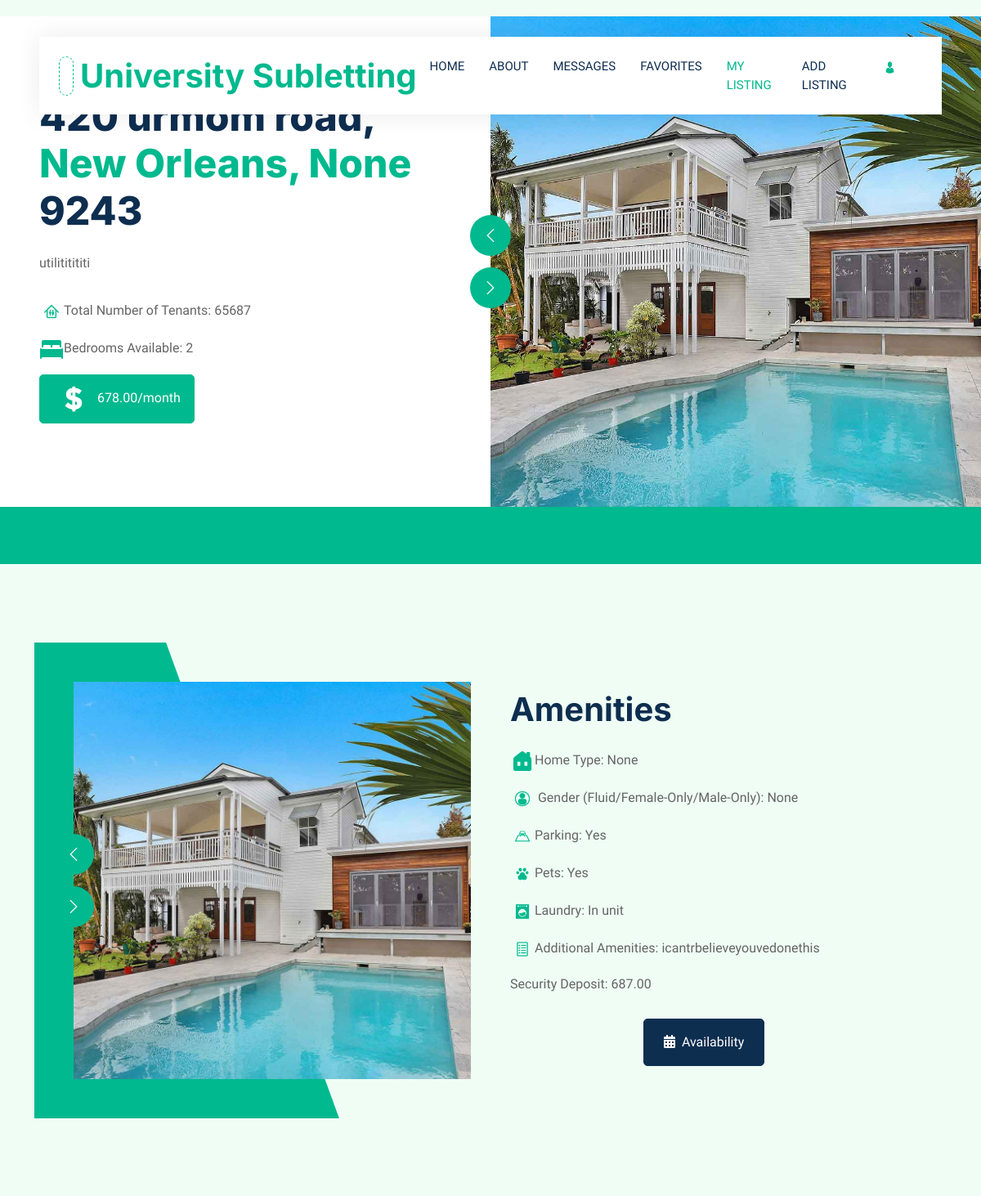
The page /listing (signed in, upper part) on the database as committed earlier.
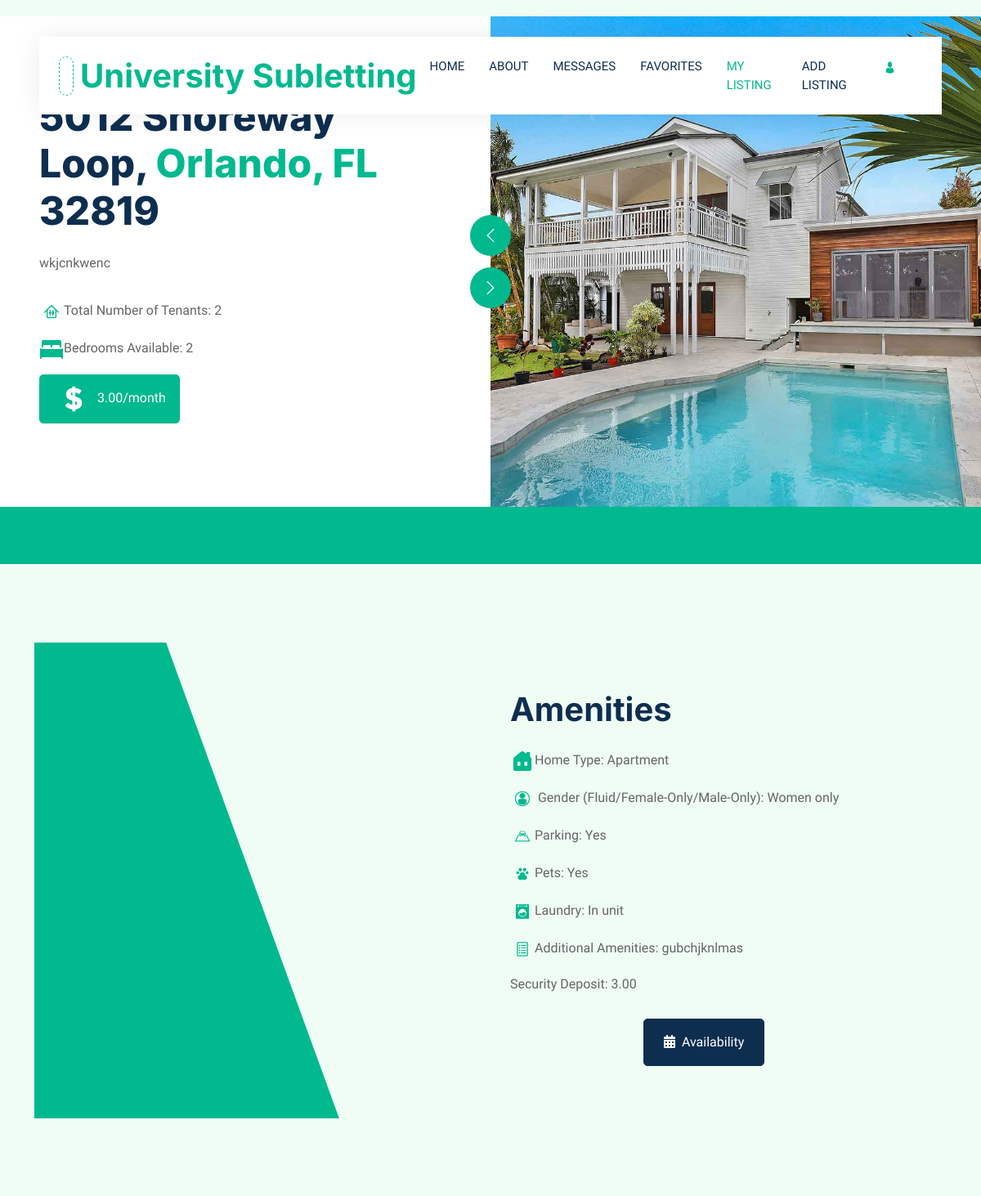
The same page on the database as committed later.
### hello/models.py (models this page shows)
class allinformation(models.Model):
    user = models.ForeignKey(User, on_delete=models.CASCADE, null=True)
    address = models.CharField(max_length=200, blank=True, null=True)
    city = models.CharField(max_length=200, blank=True, null=True)
    zip = models.IntegerField( blank=True, null=True)
    state = models.CharField(max_length=22, blank=True, null=True)
    hometype = models.CharField(max_length=100, blank=True, null=True)
    monthlyprice = models.DecimalField(max_digits = 100, decimal_places=2, blank=True, null=True)
    securitydeposit = models.DecimalField(max_digits = 100, decimal_places=2, blank=True, null=True)
    numbertenants = models.IntegerField(blank=True, null=True)
    gender = models.CharField(max_length=20, blank=True, null=True)
    beds = models.IntegerField( blank=True, null=True)
    addrentinfo = models.CharField(max_length=300, blank=True, null=True)
    parking = models.CharField(max_length=4, blank=True, null=True)
    pets = models.CharField(max_length=4, blank=True, null=True)
    laundry = models.CharField(max_length=20, blank=True, null=True)
    addamenityinfo = models.CharField(max_length=300, blank=True, null=True)
    image = models.ImageField(upload_to=None, height_field=None, width_field=None, max_length=100,blank=True, null=True )

### hello/views.py (the view)
# urls.py: path("listing", views.listing, name="listing"),
def listing(request):
    addyinfo = allinformation.objects.filter(user=request.user).last()
    return render(request, "hello/listing.html", {'addyinfo': addyinfo,})

### hello/templates/hello/listing.html (shortened to what the changed rows need)
{% extends "hello/layout.html" %}
{% load static %}
{% block content %}
<!DOCTYPE html>
<html lang="en">
<head>
    <link href="https://cdnjs.cloudflare.com/ajax/libs/font-awesome/5.10.0/css/all.min.css" rel="stylesheet">
    <link href="https://cdn.jsdelivr.net/npm/bootstrap-icons@1.4.1/font/bootstrap-icons.css" rel="stylesheet">
    <link href="{% static 'hello/lib/animate/animate.min.css' %}" rel="stylesheet">
    <link href="{% static 'hello/lib/owlcarousel/assets/owl.carousel.min.css' %}" rel="stylesheet">
    <link href="{% static 'hello/css/bootstrap.min.css' %}" rel="stylesheet">
    <link href="{% static 'hello/css/style.css' %}" rel="stylesheet">
</head>
<body>
    <div class="container-fluid nav-bar bg-transparent">
        <nav class="navbar navbar-expand-lg bg-white navbar-light py-0 px-4">
            <a href="{% url 'home' %}" class="navbar-brand d-flex align-items-center text-center">
                <h1 class="m-0 text-primary">University Subletting</h1>
            </a>
        </nav>
    </div>
    <div class="container-fluid header bg-white p-0">
        <div class="row g-0 align-items-center flex-column-reverse flex-md-row">
            <div class="col-md-6 p-5 mt-lg-2">
                <h1 class="display-5 animated fadeIn mb-4">{{addyinfo.address}}, <span class="text-primary">{{addyinfo.city}}, {{addyinfo.state}}</span> {{addyinfo.zip}}</h1>
                <p class="animated fadeIn mb-4 pb-2">{{addyinfo.addrentinfo}} </p>
                <p><img class="img-fluid" src="{% static 'hello/images/icon-tenants.png'%}" alt="Icon" style="width: 30px; height: 30px;">Total Number of Tenants: {{addyinfo.numbertenants}}</p>
                <p><img class="img-fluid" src="{% static 'hello/images/icon-bed.png'%}" alt="Icon" style="width: 30px; height: 30px;">Bedrooms Available: {{addyinfo.beds}}</p>
                <p class="btn btn-primary py-1 px-3 me-1 animated fadeIn">
                    <img class="img-fluid" src="{% static 'hello/images/icon-dollar.png'%}" alt="Icon" style="width: 50px; height: 50px;">
                    {{addyinfo.monthlyprice}}/month
                </p>
            </div>
        </div>
    </div>
    <div class="container-xxl py-5">
        <div class="container">
            <div class="row g-5 align-items-center">
                <div class="col-lg-6 wow fadeIn" data-wow-delay="0.5s">
                    <h1 class="mb-4">Amenities</h1>
                    <p><img class="img-fluid" src="{% static 'hello/images/icon-house (2).png'%}" alt="Icon" style="width: 30px; height: 30px;">Home Type: {{addyinfo.hometype}}</p>
                    <p><img class="img-fluid" src="{% static 'hello/images/icon-person.png'%}" alt="Icon" style="width: 30px; height: 30px;"> Gender (Fluid/Female-Only/Male-Only): {{addyinfo.gender}}</p>
                    <p><img class="img-fluid" src="{% static 'hello/images/icon-parking.png'%}" alt="Icon" style="width: 30px; height: 30px;">Parking: {{addyinfo.parking}}</p>
                    <p><img class="img-fluid" src="{% static 'hello/images/icon-pet.png'%}" alt="Icon" style="width: 30px; height: 30px;">Pets: {{addyinfo.pets}}</p>
                    <p><img class="img-fluid" src="{% static 'hello/images/icon-laundry.png'%}" alt="Icon" style="width: 30px; height: 30px;">Laundry: {{addyinfo.laundry}}</p>
                    <p><img class="img-fluid" src="{% static 'hello/images/icon-misc.png'%}" alt="Icon" style="width: 30px; height: 30px;">Additional Amenities: {{addyinfo.addamenityinfo}}</p>
                    <p class="mb-4">Security Deposit: {{addyinfo.securitydeposit}}</p>
                    <button class="btn btn-primary py-1 px-3 me-1 animated fadeIn">
                        <img class="img-fluid" src="{% static 'hello/images/icon-favorite.png'%}" alt="Icon" style="width: 60px; height: 60px;">
                    </button>
                    <a href="" class="btn btn-dark py-3 px-4"><i class="fa fa-calendar-alt me-2"></i>Availability</a>
                </div>
            </div>
        </div>
    </div>
</body>
</html>
{% endblock %}

Rows that differ between the two databases and show on the page:
no longer on this page (row unchanged): allinformation: address "420 urmom road", city "New Orleans", state "None", zip "9243", addrentinfo "utilititititi", numbertenants "65687", beds "2", monthlyprice "678.00", hometype "None", gender "None", parking "Yes", pets "Yes", laundry "In unit", addamenityinfo "icantrbelieveyouvedonethis", securitydeposit "687.00"
added allinformation: address "5012 Shoreway Loop", city "Orlando", state "FL", zip "32819", addrentinfo "wkjcnkwenc", numbertenants "2", beds "2", monthlyprice "3.00", hometype "Apartment", gender "Women only", parking "Yes", pets "Yes", laundry "In unit", addamenityinfo "gubchjknlmas", securitydeposit "3.00"
